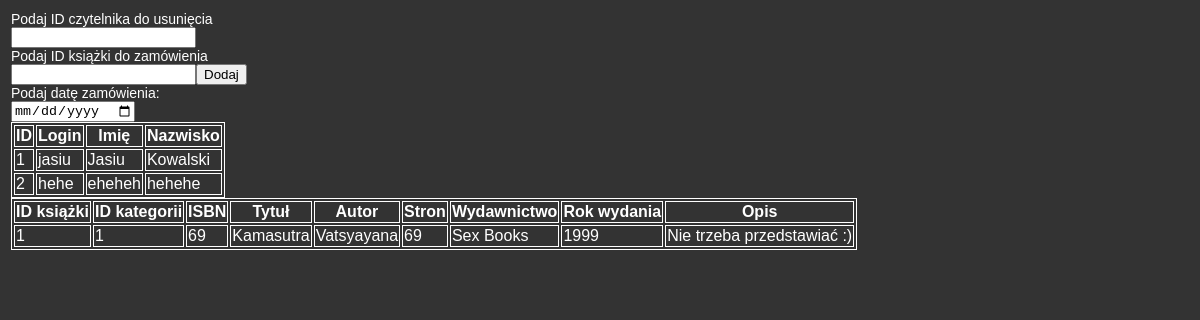
The page /biblioteka/newOrder.php on the database its author committed.
### tables this page shows
CREATE TABLE `czytelnik` (
  `id_czytelnik` int(11) NOT NULL COMMENT 'Klucz główny przydzielony automatycznie',
  `login` varchar(50) NOT NULL COMMENT 'Nazwa czytelnika potrzeba przy logowaniu.',
  `haslo` varchar(45) NOT NULL COMMENT 'Hasło niezaszyfrowane',
  `imie` varchar(100) NOT NULL COMMENT 'Imię ',
  `nazwisko` varchar(100) NOT NULL COMMENT 'Nazwisko',
  `adres` varchar(200) NOT NULL COMMENT 'Adres zamieszkania np.: ul. Przykład 3/12',
  `miasto` varchar(45) NOT NULL COMMENT 'Miasto',
  `wojewodztwo` varchar(100) NOT NULL COMMENT 'Nazwa województwa',
  `telefon` varchar(50) DEFAULT NULL COMMENT 'Telefony',
  `kod_pocztowy` varchar(45) NOT NULL COMMENT 'Kod pocztowy',
  `email` varchar(100) NOT NULL COMMENT 'Adres e-mail'
);

CREATE TABLE `ksiazka` (
  `id_ksiazka` int(11) NOT NULL COMMENT 'Klucz główny przydzielony automatycznie',
  `id_kategoria` int(11) NOT NULL COMMENT 'Klucz obcy z tabeli kategoria',
  `isbn` varchar(13) NOT NULL COMMENT 'Niepowtarzalny 13-cyfrowy identyfikator książki',
  `tytul` varchar(200) NOT NULL COMMENT 'Tytuł książki',
  `autor` varchar(70) NOT NULL COMMENT 'Imię i Nazwisko autora książki',
  `stron` int(4) NOT NULL COMMENT 'Liczba stron książki',
  `wydawnictwo` varchar(50) NOT NULL COMMENT 'Nazwa wydawnictwa, w którym wydano książkę',
  `rok_wydania` int(4) NOT NULL COMMENT 'Rok wydania książki',
  `opis` text COMMENT 'Opis książki'
);

### biblioteka/newOrder.php (the view, shortened to what this page needs)
<html>
<head>
</head>
<body>
<?php
   include("config.php");
      $sql = "SELECT * FROM ksiazka";
	  $sql2 = "SELECT * FROM czytelnik";
	  $result2 = mysqli_query($db,$sql2);
	  print "<table>";
	  print "<tr>";
	  print "<th>ID</th>
			 <th>Login</th>
			 <th>Imię</th>
			 <th>Nazwisko</th>";
	  print "</tr>";
	  while($row = mysqli_fetch_array($result2,MYSQLI_ASSOC)) {
		print "<tr>";
		print "<td>";
		print $row['id_czytelnik'];
		print "</td>";
		print "<td>";
		print $row['login'];
		print "</td>";
		print "<td>";
		print $row['imie'];
		print "</td>";
		print "<td>";
		print $row['nazwisko'];
		print "</td>";
		print "</tr>";
	  }
      $result = mysqli_query($db,$sql);
	  print "<form action= ". "form_result9.php" . " " . "method =" . "post" . ">";
	  print "<input name=" . "id_czytelnik". ">";
	  print "<input name=" . "number". ">";
	  print "<input type = " . "submit"." ". "value = " . "Dodaj" . ">";
	  print" </br>Podaj datę zamówienia: <br>";
      print "<input type= " . "date" . " " .  "name=" . "data_zamowienia". ">";
	  print "</form>";
	  print "<table>";
	  print "<tr>";
	  print "<th>ID książki</th>
			 <th>ID kategorii</th>
			 <th>ISBN</th>
			 <th>Tytuł</th>
			 <th>Autor</th>
			 <th>Stron</th>
			 <th>Wydawnictwo</th>
			 <th>Rok wydania</th>
			 <th>Opis</th>";
	  print "</tr>";
	  while($row = mysqli_fetch_array($result,MYSQLI_ASSOC)) {
		print "<tr>";
		print "<td>";
		print $row['id_ksiazka'];
		print "</td>";
		print "<td>";
		print $row['id_kategoria'];
		print "</td>";
		print "<td>";
		print $row['isbn'];
		print "</td>";
		print "<td>";
		print $row['tytul'];
		print "<td>";
		print $row['autor'];
		print "</td>";
		print "<td>";
		print $row['stron'];
		print "</td>";
		print "<td>";
		print $row['wydawnictwo'];
		print "</td>";
		print "<td>";
		print $row['rok_wydania'];
		print "</td>";
		print "<td>";
		print $row['opis'];
		print "</td>";
		print "</td>";
		print "</tr>";
	  }
	print "</table>";
?>
</body>
</html>

### biblioteka/newOrder.php (style rules this page uses)
table, th, td { border: 1px solid white; color: #ffffff; }
body { font-family:Arial, Helvetica, sans-serif; font-size:14px; background-color:#333333; color:#FFFFFF; padding:3px; }

### rows shown on the page
czytelnik: id_czytelnik "1", login "jasiu", imie "Jasiu", nazwisko "Kowalski"
czytelnik: id_czytelnik "2", login "hehe", imie "eheheh", nazwisko "hehehe"
ksiazka: id_ksiazka "1", id_kategoria "1", isbn "69", tytul "Kamasutra", autor "Vatsyayana", stron "69", wydawnictwo "Sex Books", rok_wydania "1999", opis "Nie trzeba przedstawiać :)"
